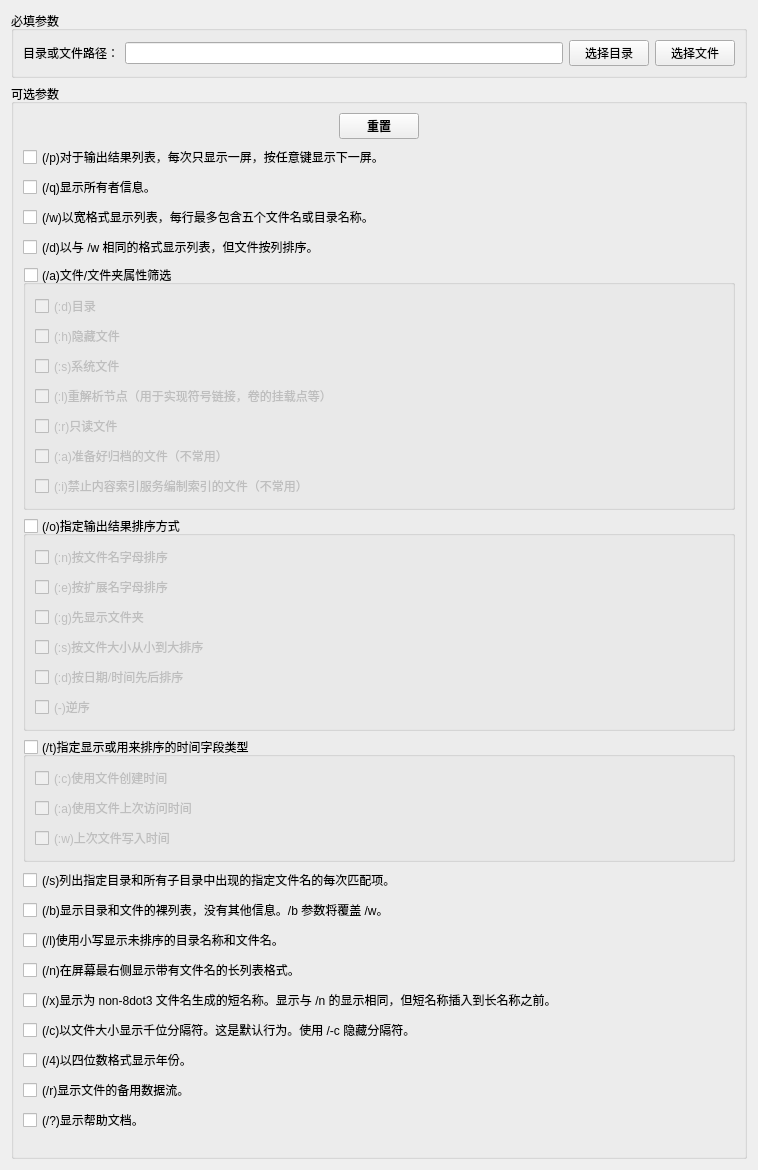
<?xml version="1.0" encoding="UTF-8"?>
<ui version="4.0">
 <class>DirCmdEditor</class>
 <widget class="QWidget" name="DirCmdEditor">
  <property name="geometry">
   <rect>
    <x>0</x>
    <y>0</y>
    <width>758</width>
    <height>1170</height>
   </rect>
  </property>
  <property name="windowTitle">
   <string>Form</string>
  </property>
  <layout class="QVBoxLayout" name="verticalLayout">
   <item>
    <widget class="QGroupBox" name="groupBox">
     <property name="title">
      <string>必填参数</string>
     </property>
     <layout class="QVBoxLayout" name="verticalLayout_2">
      <item>
       <layout class="QGridLayout" name="gridLayout">
        <item row="0" column="0">
         <widget class="QLabel" name="label">
          <property name="text">
           <string>目录或文件路径：</string>
          </property>
         </widget>
        </item>
        <item row="0" column="1">
         <layout class="QHBoxLayout" name="horizontalLayout">
          <item>
           <widget class="QLineEdit" name="lineEdit_arg_dirOrFilepath"/>
          </item>
          <item>
           <widget class="QPushButton" name="btn_chooseDirpath">
            <property name="text">
             <string>选择目录</string>
            </property>
           </widget>
          </item>
          <item>
           <widget class="QPushButton" name="btn_chooseFilepath">
            <property name="text">
             <string>选择文件</string>
            </property>
           </widget>
          </item>
         </layout>
        </item>
       </layout>
      </item>
     </layout>
    </widget>
   </item>
   <item>
    <widget class="QGroupBox" name="groupBox_2">
     <property name="title">
      <string>可选参数</string>
     </property>
     <layout class="QVBoxLayout" name="verticalLayout_3">
      <item>
       <layout class="QHBoxLayout" name="horizontalLayout_10">
        <property name="topMargin">
         <number>0</number>
        </property>
        <item>
         <spacer name="horizontalSpacer">
          <property name="orientation">
           <enum>Qt::Horizontal</enum>
          </property>
          <property name="sizeHint" stdset="0">
           <size>
            <width>40</width>
            <height>20</height>
           </size>
          </property>
         </spacer>
        </item>
        <item>
         <widget class="QPushButton" name="btn_resetOptions">
          <property name="font">
           <font>
            <weight>75</weight>
            <bold>true</bold>
           </font>
          </property>
          <property name="text">
           <string>重置</string>
          </property>
         </widget>
        </item>
        <item>
         <spacer name="horizontalSpacer_2">
          <property name="orientation">
           <enum>Qt::Horizontal</enum>
          </property>
          <property name="sizeHint" stdset="0">
           <size>
            <width>40</width>
            <height>20</height>
           </size>
          </property>
         </spacer>
        </item>
       </layout>
      </item>
      <item>
       <layout class="QGridLayout" name="gridLayout_2">
        <property name="topMargin">
         <number>0</number>
        </property>
        <item row="1" column="0">
         <widget class="QCheckBox" name="chkbox_option_p">
          <property name="text">
           <string>(/p)对于输出结果列表，每次只显示一屏，按任意键显示下一屏。</string>
          </property>
         </widget>
        </item>
       </layout>
      </item>
      <item>
       <layout class="QHBoxLayout" name="horizontalLayout_2">
        <property name="topMargin">
         <number>0</number>
        </property>
        <item>
         <widget class="QCheckBox" name="chkbox_option_q">
          <property name="text">
           <string>(/q)显示所有者信息。</string>
          </property>
         </widget>
        </item>
       </layout>
      </item>
      <item>
       <layout class="QHBoxLayout" name="horizontalLayout_3">
        <property name="topMargin">
         <number>0</number>
        </property>
        <item>
         <widget class="QCheckBox" name="chkbox_option_w">
          <property name="text">
           <string>(/w)以宽格式显示列表，每行最多包含五个文件名或目录名称。</string>
          </property>
         </widget>
        </item>
       </layout>
      </item>
      <item>
       <layout class="QHBoxLayout" name="horizontalLayout_14">
        <property name="topMargin">
         <number>0</number>
        </property>
        <item>
         <widget class="QCheckBox" name="chkbox_option_d">
          <property name="text">
           <string>(/d)以与 /w 相同的格式显示列表，但文件按列排序。</string>
          </property>
         </widget>
        </item>
       </layout>
      </item>
      <item>
       <layout class="QHBoxLayout" name="horizontalLayout_15">
        <property name="topMargin">
         <number>0</number>
        </property>
        <item>
         <widget class="QGroupBox" name="groupBox_option_a">
          <property name="minimumSize">
           <size>
            <width>0</width>
            <height>0</height>
           </size>
          </property>
          <property name="title">
           <string>(/a)文件/文件夹属性筛选</string>
          </property>
          <property name="flat">
           <bool>true</bool>
          </property>
          <property name="checkable">
           <bool>true</bool>
          </property>
          <property name="checked">
           <bool>false</bool>
          </property>
          <layout class="QVBoxLayout" name="verticalLayout_4">
           <item>
            <widget class="QCheckBox" name="chkbox_option_a_d">
             <property name="text">
              <string>(:d)目录</string>
             </property>
            </widget>
           </item>
           <item>
            <widget class="QCheckBox" name="chkbox_option_a_h">
             <property name="text">
              <string>(:h)隐藏文件</string>
             </property>
            </widget>
           </item>
           <item>
            <widget class="QCheckBox" name="chkbox_option_a_s">
             <property name="text">
              <string>(:s)系统文件</string>
             </property>
            </widget>
           </item>
           <item>
            <widget class="QCheckBox" name="chkbox_option_a_l">
             <property name="text">
              <string>(:l)重解析节点（用于实现符号链接，卷的挂载点等）</string>
             </property>
            </widget>
           </item>
           <item>
            <widget class="QCheckBox" name="chkbox_option_a_r">
             <property name="text">
              <string>(:r)只读文件</string>
             </property>
            </widget>
           </item>
           <item>
            <widget class="QCheckBox" name="chkbox_option_a_a">
             <property name="text">
              <string>(:a)准备好归档的文件（不常用）</string>
             </property>
            </widget>
           </item>
           <item>
            <widget class="QCheckBox" name="chkbox_option_a_i">
             <property name="text">
              <string>(:i)禁止内容索引服务编制索引的文件（不常用）</string>
             </property>
            </widget>
           </item>
          </layout>
         </widget>
        </item>
       </layout>
      </item>
      <item>
       <layout class="QHBoxLayout" name="horizontalLayout_16">
        <property name="topMargin">
         <number>0</number>
        </property>
        <item>
         <widget class="QGroupBox" name="groupBox_option_o">
          <property name="minimumSize">
           <size>
            <width>0</width>
            <height>0</height>
           </size>
          </property>
          <property name="title">
           <string>(/o)指定输出结果排序方式</string>
          </property>
          <property name="flat">
           <bool>true</bool>
          </property>
          <property name="checkable">
           <bool>true</bool>
          </property>
          <property name="checked">
           <bool>false</bool>
          </property>
          <layout class="QVBoxLayout" name="verticalLayout_5">
           <item>
            <widget class="QCheckBox" name="chkbox_option_o_n">
             <property name="text">
              <string>(:n)按文件名字母排序</string>
             </property>
            </widget>
           </item>
           <item>
            <widget class="QCheckBox" name="chkbox_option_o_e">
             <property name="text">
              <string>(:e)按扩展名字母排序</string>
             </property>
            </widget>
           </item>
           <item>
            <widget class="QCheckBox" name="chkbox_option_o_g">
             <property name="text">
              <string>(:g)先显示文件夹</string>
             </property>
            </widget>
           </item>
           <item>
            <widget class="QCheckBox" name="chkbox_option_o_s">
             <property name="text">
              <string>(:s)按文件大小从小到大排序</string>
             </property>
            </widget>
           </item>
           <item>
            <widget class="QCheckBox" name="chkbox_option_o_d">
             <property name="text">
              <string>(:d)按日期/时间先后排序</string>
             </property>
            </widget>
           </item>
           <item>
            <widget class="QCheckBox" name="chkbox_option_o_reverse">
             <property name="text">
              <string>(-)逆序</string>
             </property>
            </widget>
           </item>
          </layout>
         </widget>
        </item>
       </layout>
      </item>
      <item>
       <layout class="QHBoxLayout" name="horizontalLayout_17">
        <property name="topMargin">
         <number>0</number>
        </property>
        <item>
         <widget class="QGroupBox" name="groupBox_option_t">
          <property name="minimumSize">
           <size>
            <width>0</width>
            <height>0</height>
           </size>
          </property>
          <property name="title">
           <string>(/t)指定显示或用来排序的时间字段类型</string>
          </property>
          <property name="flat">
           <bool>true</bool>
          </property>
          <property name="checkable">
           <bool>true</bool>
          </property>
          <property name="checked">
           <bool>false</bool>
          </property>
          <layout class="QVBoxLayout" name="verticalLayout_6">
           <item>
            <widget class="QCheckBox" name="chkbox_option_t_c">
             <property name="text">
              <string>(:c)使用文件创建时间</string>
             </property>
            </widget>
           </item>
           <item>
            <widget class="QCheckBox" name="chkbox_option_t_a">
             <property name="text">
              <string>(:a)使用文件上次访问时间</string>
             </property>
            </widget>
           </item>
           <item>
            <widget class="QCheckBox" name="chkbox_option_t_w">
             <property name="text">
              <string>(:w)上次文件写入时间</string>
             </property>
            </widget>
           </item>
          </layout>
         </widget>
        </item>
       </layout>
      </item>
      <item>
       <layout class="QHBoxLayout" name="horizontalLayout_4">
        <property name="topMargin">
         <number>0</number>
        </property>
        <item>
         <widget class="QCheckBox" name="chkbox_option_s">
          <property name="text">
           <string>(/s)列出指定目录和所有子目录中出现的指定文件名的每次匹配项。</string>
          </property>
         </widget>
        </item>
       </layout>
      </item>
      <item>
       <layout class="QHBoxLayout" name="horizontalLayout_5">
        <property name="topMargin">
         <number>0</number>
        </property>
        <item>
         <widget class="QCheckBox" name="chkbox_option_b">
          <property name="text">
           <string>(/b)显示目录和文件的裸列表，没有其他信息。/b 参数将覆盖 /w。</string>
          </property>
         </widget>
        </item>
       </layout>
      </item>
      <item>
       <layout class="QHBoxLayout" name="horizontalLayout_6">
        <property name="topMargin">
         <number>0</number>
        </property>
        <item>
         <widget class="QCheckBox" name="chkbox_option_l">
          <property name="text">
           <string>(/l)使用小写显示未排序的目录名称和文件名。</string>
          </property>
         </widget>
        </item>
       </layout>
      </item>
      <item>
       <layout class="QHBoxLayout" name="horizontalLayout_7">
        <property name="topMargin">
         <number>0</number>
        </property>
        <item>
         <widget class="QCheckBox" name="chkbox_option_n">
          <property name="text">
           <string>(/n)在屏幕最右侧显示带有文件名的长列表格式。</string>
          </property>
         </widget>
        </item>
       </layout>
      </item>
      <item>
       <layout class="QHBoxLayout" name="horizontalLayout_8">
        <property name="topMargin">
         <number>0</number>
        </property>
        <item>
         <widget class="QCheckBox" name="chkbox_option_x">
          <property name="text">
           <string>(/x)显示为 non-8dot3 文件名生成的短名称。显示与 /n 的显示相同，但短名称插入到长名称之前。</string>
          </property>
         </widget>
        </item>
       </layout>
      </item>
      <item>
       <layout class="QHBoxLayout" name="horizontalLayout_9">
        <property name="topMargin">
         <number>0</number>
        </property>
        <item>
         <widget class="QCheckBox" name="chkbox_option_c">
          <property name="text">
           <string>(/c)以文件大小显示千位分隔符。这是默认行为。使用 /-c 隐藏分隔符。</string>
          </property>
         </widget>
        </item>
       </layout>
      </item>
      <item>
       <layout class="QHBoxLayout" name="horizontalLayout_11">
        <property name="topMargin">
         <number>0</number>
        </property>
        <item>
         <widget class="QCheckBox" name="chkbox_option_4">
          <property name="text">
           <string>(/4)以四位数格式显示年份。</string>
          </property>
         </widget>
        </item>
       </layout>
      </item>
      <item>
       <layout class="QHBoxLayout" name="horizontalLayout_12">
        <property name="topMargin">
         <number>0</number>
        </property>
        <item>
         <widget class="QCheckBox" name="chkbox_option_r">
          <property name="text">
           <string>(/r)显示文件的备用数据流。</string>
          </property>
         </widget>
        </item>
       </layout>
      </item>
      <item>
       <layout class="QHBoxLayout" name="horizontalLayout_13">
        <property name="topMargin">
         <number>0</number>
        </property>
        <item>
         <widget class="QCheckBox" name="chkbox_option_help">
          <property name="text">
           <string>(/?)显示帮助文档。</string>
          </property>
         </widget>
        </item>
       </layout>
      </item>
      <item>
       <spacer name="verticalSpacer">
        <property name="orientation">
         <enum>Qt::Vertical</enum>
        </property>
        <property name="sizeHint" stdset="0">
         <size>
          <width>20</width>
          <height>40</height>
         </size>
        </property>
       </spacer>
      </item>
     </layout>
    </widget>
   </item>
  </layout>
 </widget>
 <resources/>
 <connections/>
</ui>
